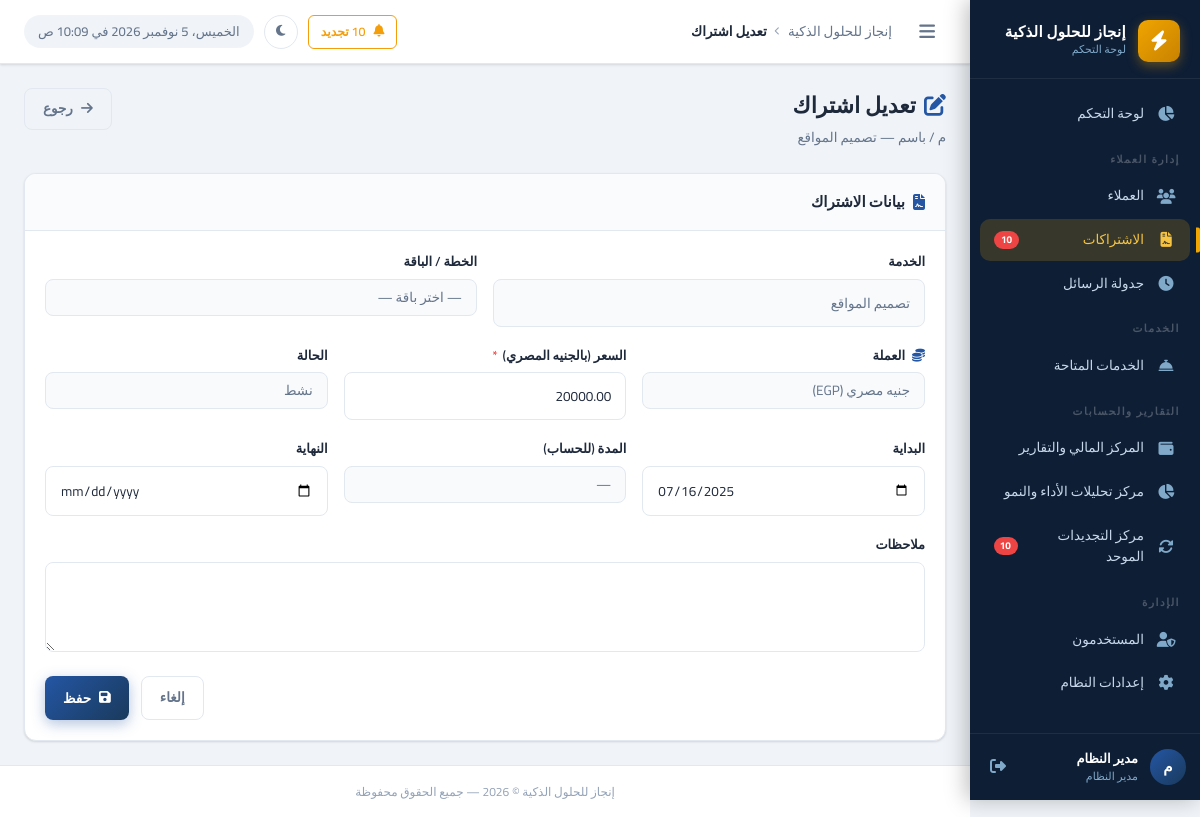
Page /subscriptions/edit.php?id=2 (signed in) on the committed database.
### tables this page shows
CREATE TABLE `client_subscriptions` (
  `id` int UNSIGNED NOT NULL,
  `client_id` int UNSIGNED NOT NULL,
  `service_id` int UNSIGNED NOT NULL,
  `plan_name` varchar(200) DEFAULT NULL COMMENT 'اسم الخطة (مثل: أساسية، بريميوم)',
  `currency` varchar(10) NOT NULL DEFAULT 'EGP',
  `original_price` decimal(12,2) DEFAULT NULL,
  `price` decimal(10,2) NOT NULL DEFAULT '0.00' COMMENT 'سعر الاشتراك الفعلي',
  `start_date` date DEFAULT NULL,
  `end_date` date DEFAULT NULL,
  `status` enum('active','expired','cancelled','pending') NOT NULL DEFAULT 'active',
  `notes` text,
  `created_by` int UNSIGNED DEFAULT NULL,
  `created_at` datetime NOT NULL DEFAULT CURRENT_TIMESTAMP,
  `updated_at` datetime NOT NULL DEFAULT CURRENT_TIMESTAMP ON UPDATE CURRENT_TIMESTAMP
);

CREATE TABLE `clients` (
  `id` int UNSIGNED NOT NULL,
  `name` varchar(200) NOT NULL COMMENT 'اسم العميل',
  `company_name` varchar(200) DEFAULT NULL COMMENT 'اسم الشركة',
  `mobile` varchar(20) NOT NULL COMMENT 'رقم الموبايل',
  `mobile_2` varchar(20) DEFAULT NULL COMMENT 'رقم موبايل إضافي',
  `activity` varchar(200) DEFAULT NULL COMMENT 'النشاط التجاري',
  `country` varchar(10) NOT NULL DEFAULT 'EG',
  `domain` varchar(255) DEFAULT NULL,
  `domain_provider` varchar(100) DEFAULT NULL,
  `username_note` varchar(200) DEFAULT NULL COMMENT 'اسم المستخدم (للإشارة)',
  `server_panel` varchar(100) NOT NULL DEFAULT 'cp.enjaz.cloud',
  `email` varchar(200) DEFAULT NULL,
  `address` text,
  `notes` text,
  `status` tinyint(1) NOT NULL DEFAULT '1' COMMENT '1=نشط, 0=موقوف',
  `created_by` int UNSIGNED DEFAULT NULL,
  `created_at` datetime NOT NULL DEFAULT CURRENT_TIMESTAMP,
  `updated_at` datetime NOT NULL DEFAULT CURRENT_TIMESTAMP ON UPDATE CURRENT_TIMESTAMP
);

CREATE TABLE `services` (
  `id` int UNSIGNED NOT NULL,
  `name` varchar(200) NOT NULL COMMENT 'اسم الخدمة',
  `description` text,
  `default_price` decimal(10,2) NOT NULL DEFAULT '0.00',
  `duration_months` int NOT NULL DEFAULT '12' COMMENT 'مدة الاشتراك الافتراضية بالأشهر',
  `status` tinyint(1) NOT NULL DEFAULT '1',
  `created_by` int UNSIGNED DEFAULT NULL,
  `created_at` datetime NOT NULL DEFAULT CURRENT_TIMESTAMP,
  `sort_order` int NOT NULL DEFAULT '0'
);

### includes/functions.php (called while the page is built, shortened)
<?php
function getSupportedCurrencies(): array {
    return [
        'EGP' => ['label' => 'جنيه مصري (EGP)', 'symbol' => 'ج.م', 'name' => 'جنيه'],
        'SAR' => ['label' => 'ريال سعودي (SAR)', 'symbol' => 'ر.س', 'name' => 'ريال'],
        'AED' => ['label' => 'درهم إماراتي (AED)', 'symbol' => 'د.إ', 'name' => 'درهم'],
        'USD' => ['label' => 'دولار أمريكي (USD)', 'symbol' => '$', 'name' => 'دولار'],
        'KWD' => ['label' => 'دينار كويتي (KWD)', 'symbol' => 'د.ك', 'name' => 'دينار كويتي'],
        'QAR' => ['label' => 'ريال قطري (QAR)', 'symbol' => 'ر.ق', 'name' => 'ريال قطري'],
        'OMR' => ['label' => 'ريال عماني (OMR)', 'symbol' => 'ر.ع', 'name' => 'ريال عماني'],
        'BHD' => ['label' => 'دينار بحريني (BHD)', 'symbol' => 'د.ب', 'name' => 'دينار بحريني'],
    ];
}
function e(mixed $value): string {
    return htmlspecialchars((string)$value, ENT_QUOTES, 'UTF-8');
}

### subscriptions/edit.php (the view, shortened to what this page needs)
<?php
$db  = getDB();
$id  = (int)($_GET['id'] ?? 0);
$stmt = $db->prepare("SELECT cs.*, s.name as service_name, c.name as client_name, c.domain, c.domain_provider FROM client_subscriptions cs JOIN services s ON s.id=cs.service_id JOIN clients c ON c.id=cs.client_id WHERE cs.id=?");
$stmt->execute([$id]);
$sub = $stmt->fetch();
$isDomainService = (mb_strpos($sub['service_name'], 'دومين') !== false || mb_strpos(mb_strtolower($sub['service_name']), 'domain') !== false);
$plans = $db->prepare("SELECT * FROM service_plans WHERE service_id = ? AND status = 1 ORDER BY sort_order ASC, price ASC");
$plans->execute([$sub['service_id']]);
$plans = $plans->fetchAll();
$srvStmt = $db->prepare("SELECT duration_months FROM services WHERE id = ?");
$srvStmt->execute([$sub['service_id']]);
$srv = $srvStmt->fetch();
$serviceDuration = $srv ? (int)$srv['duration_months'] : 12;
$formData = $sub;
require_once INCLUDES_PATH . '/header.php';
?>
<div class="page-header">
  <div class="page-header-text">
    <h1 class="page-title"><i class="fas fa-edit" style="color:var(--primary-light);margin-left:8px;"></i>تعديل اشتراك</h1>
    <p class="page-subtitle"><?= e($sub['client_name']) ?> — <?= e($sub['service_name']) ?></p>
  </div>
  <div class="page-actions">
    <a href="../clients/view.php?id=<?= $sub['client_id'] ?>" class="btn btn-outline"><i class="fas fa-arrow-right"></i> رجوع</a>
  </div>
</div>
<div class="card">
  <div class="card-header"><span class="card-title"><i class="fas fa-file-contract"></i> بيانات الاشتراك</span></div>
  <div class="card-body">
    <form method="POST" action="edit.php?id=<?= $id ?>" data-validate>
      <div class="form-row">
        <div class="form-group">
          <label class="form-label">الخدمة</label>
          <input type="text" class="form-control" value="<?= e($sub['service_name']) ?>" readonly>
        </div>
        <div class="form-group">
          <label class="form-label" for="plan_name"><?= $isDomainService ? 'اسم الدومين المحجوز' : 'الخطة / الباقة' ?></label>
          <?php if (!empty($plans) && !$isDomainService):
          ?>
            <select id="plan_name" name="plan_name" class="form-control" onchange="updatePriceFromPlan(this)">
              <option value="" data-price="0.00" data-currency="EGP" data-orig-price="">— اختر باقة —</option>
            </select>
          <?php else: ?>
            <input type="text" id="plan_name" name="plan_name" class="form-control" value="<?= e($formData['plan_name']) ?>">
          <?php endif; ?>
        </div>
      </div>
      <div class="form-row">
        <div class="form-group">
          <label class="form-label" for="sub_currency"><i class="fas fa-coins" style="margin-left:4px;color:var(--primary-light);"></i> العملة</label>
          <select id="sub_currency" name="currency" class="form-control" onchange="onSubCurrencyChange(this.value)">
            <?php
            $subCurr = $formData['currency'] ?? 'EGP';
            foreach (getSupportedCurrencies() as $cCode => $cData):
            ?>
              <option value="<?= e($cCode) ?>" <?= $subCurr === $cCode ? 'selected' : '' ?>><?= e($cData['label']) ?></option>
            <?php endforeach; ?>
          </select>
        </div>
        <div class="form-group">
          <label class="form-label" for="price" id="label_sub_price"><?= $subCurr !== 'EGP' ? 'المقابل بالجنيه المصري' : 'السعر (بالجنيه المصري)' ?> <span class="required">*</span></label>
          <input type="number" id="price" name="price" class="form-control" step="0.01" min="0" value="<?= $formData['price'] ?>" required>
        </div>
        <div class="form-group">
          <label class="form-label" for="sub_status">الحالة</label>
          <select id="sub_status" name="status" class="form-control">
            <option value="active" <?= $formData['status']==='active'?'selected':'' ?>>نشط</option>
          </select>
        </div>
      </div>
      <div class="form-row">
        <div class="form-group">
          <label class="form-label" for="start_date">البداية <?= $serviceDuration > 0 ? '<span class="required">*</span>' : '' ?></label>
          <input type="date" id="startDate" name="start_date" class="form-control" value="<?= $formData['start_date'] ?>" <?= $serviceDuration > 0 ? 'required' : '' ?>>
        </div>
        <div class="form-group">
          <label class="form-label">المدة (للحساب)</label>
          <select id="durationMonths" class="form-control">
            <option value="0" <?= $serviceDuration === 0 ? 'selected' : '' ?>>—</option>
          </select>
        </div>
        <div class="form-group">
          <label class="form-label" for="end_date">النهاية <?= $serviceDuration > 0 ? '<span class="required">*</span>' : '' ?></label>
          <input type="date" id="endDate" name="end_date" class="form-control" value="<?= $formData['end_date'] ?>" <?= $serviceDuration > 0 ? 'required' : '' ?>>
        </div>
      </div>
      <div class="form-group">
        <label class="form-label" for="edit_notes">ملاحظات</label>
        <textarea id="edit_notes" name="notes" class="form-control" rows="2"><?= e($formData['notes']) ?></textarea>
      </div>
      <div style="display:flex;gap:12px;justify-content:flex-end;">
        <a href="../clients/view.php?id=<?= $sub['client_id'] ?>" class="btn btn-outline">إلغاء</a>
        <button type="submit" class="btn btn-primary"><i class="fas fa-save"></i> حفظ</button>
      </div>
    </form>
  </div>
</div>
<?php require_once INCLUDES_PATH . '/footer.php'; ?>

### assets/css/style.css (style rules this page uses)
:root { --primary: #1a3a5c; --primary-light: #2456a4; --primary-dark: #0e2340; --accent: #f0a500; --accent-light: #f5c442; --accent-dark: #c88200; --success: #22c55e; --success-light: #dcfce7; --warning: #f59e0b; --warning-light: #fef3c7; --danger: #ef4444; --danger-light: #fee2e2; --info: #3b82f6; --info-light: #dbeafe; --secondary: #6b7280; --secondary-light:#f3f4f6; --sidebar-bg: #0e1e35; --sidebar-width: 230px; --sidebar-item-hover: rgba(240, 165, 0, 0.12); --sidebar-active-bg: rgba(240, 165, 0, 0.18); --sidebar-text: #c8d8ea; --sidebar-icon: #7fa8c9; --topbar-height: 64px; --content-bg: #f0f4f8; --card-bg: #ffffff; --border-color: #e2e8f0; --border-radius: 12px; --border-radius-sm: 8px; --border-radius-lg: 16px; --font-family: 'Cairo', sans-serif; --text-primary: #1e293b; --text-secondary: #64748b; --text-muted: #94a3b8; --shadow-sm: 0 1px 3px rgba(0,0,0,.08), 0 1px 2px rgba(0,0,0,.06); --shadow-md: 0 4px 6px rgba(0,0,0,.07), 0 2px 4px rgba(0,0,0,.06); --shadow-lg: 0 10px 25px rgba(0,0,0,.1), 0 4px 10px rgba(0,0,0,.05); --shadow-xl: 0 20px 40px rgba(0,0,0,.12); --transition: all .22s cubic-bezier(.4,0,.2,1); }
*, *::before, *::after { box-sizing: border-box; margin: 0; padding: 0; }
html { direction: rtl; font-size: 13px; scroll-behavior: smooth; overflow-x: hidden; }
body { font-family: var(--font-family); background: var(--content-bg); color: var(--text-primary); min-height: 100vh; overflow-x: hidden; line-height: 1.6; }
a { color: var(--primary-light); text-decoration: none; transition: var(--transition); }
.page-header { display: flex; align-items: flex-start; justify-content: space-between; margin-bottom: 24px; gap: 16px; flex-wrap: wrap; }
.page-header-text .page-title { font-size: 22px; font-weight: 800; color: var(--text-primary); margin-bottom: 4px; }
.page-header-text .page-subtitle { font-size: 13.5px; color: var(--text-secondary); }
.page-actions { display: flex; gap: 10px; align-items: center; flex-wrap: wrap; }
.card { background: var(--card-bg); border-radius: var(--border-radius); border: 1px solid var(--border-color); box-shadow: var(--shadow-sm); overflow: hidden; transition: var(--transition); }
.card-header { display: flex; align-items: center; justify-content: space-between; padding: 16px 20px; border-bottom: 1px solid var(--border-color); background: #fafbfc; gap: 12px; }
.card-title { font-size: 15px; font-weight: 700; color: var(--text-primary); display: flex; align-items: center; gap: 8px; }
.card-title i { color: var(--primary-light); font-size: 16px; }
.card-body { padding: 20px; }
.btn { display: inline-flex; align-items: center; gap: 8px; padding: 9px 18px; border-radius: var(--border-radius-sm); font-family: var(--font-family); font-size: 13.5px; font-weight: 600; cursor: pointer; border: none; outline: none; transition: var(--transition); white-space: nowrap; text-decoration: none; }
.btn-primary { background: linear-gradient(135deg, var(--primary-light), var(--primary)); color: #fff; box-shadow: 0 4px 14px rgba(36,86,164,.35); }
.btn-outline { background: transparent; border: 1.5px solid var(--border-color); color: var(--text-secondary); }
.form-group { margin-bottom: 18px; }
.form-label { display: block; font-size: 13px; font-weight: 600; color: var(--text-primary); margin-bottom: 7px; }
.form-label .required { color: var(--danger); margin-right: 2px; }
.form-control { width: 100%; padding: 10px 14px; border: 1.5px solid var(--border-color); border-radius: var(--border-radius-sm); font-family: var(--font-family); font-size: 13.5px; color: var(--text-primary); background: #fff; transition: var(--transition); outline: none; direction: rtl; }
.form-control:read-only { background: #f8fafc; color: var(--text-secondary); }
select.form-control { cursor: pointer; appearance: none; background-repeat: no-repeat; background-position: left 12px center; padding-left: 36px; }
textarea.form-control { resize: vertical; min-height: 90px; }
.form-row { display: grid; grid-template-columns: repeat(auto-fit, minmax(220px, 1fr)); gap: 16px; }
.btn { transition: all 0.2s cubic-bezier(0.4, 0, 0.2, 1); }

### rows in the picture
client_subscriptions: client.name "م / باسم", service.name "تصميم المواقع", currency "جنيه مصري (EGP)", price "20000.00", status "نشط", start_date "07/16/2025"
services: duration_months "—"

### other values in the picture
$companyName "إنجاز للحلول الذكية"
$renewalCount "10"
$userInitial "م"
$userName "مدير النظام"
$userRole "مدير النظام"
$pageTitle "تعديل اشتراك"
